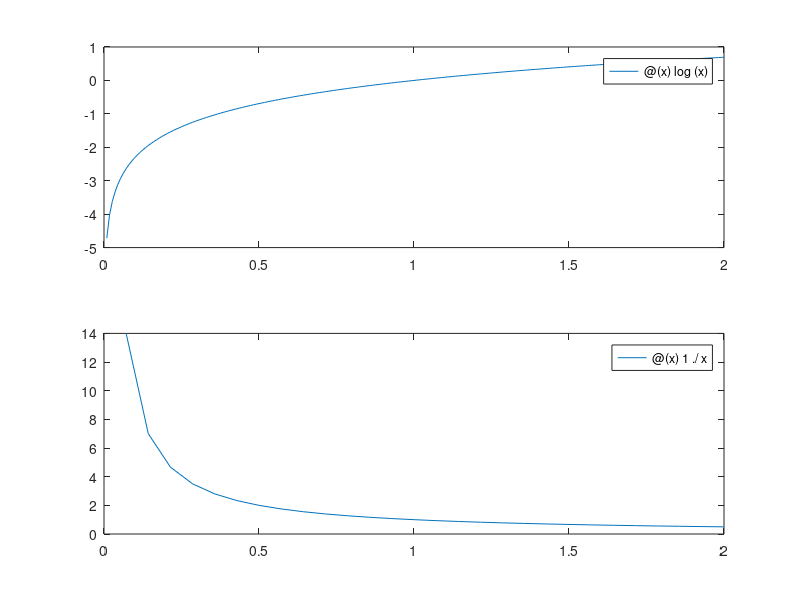

This chart was generated by the following MATLAB code:
% fn_properties.m
% A short demo of some properties of some functions
% MATLAB course 2008
% peter.gruber@lu.unisi.ch

f=@(x)x.^2      % Vector-compatible function
fp=@(x)2*x      % first derivative
subplot(2,1,1)
fplot(f,[-2 2]) % Plot  function
subplot(2,1,2)
fplot(fp,[-2 2]) % Plot derivative
grid

%%
g=@(x)exp(x)    % function
gp=@(x)exp(x)   % derivative
subplot(2,1,1)
fplot(g,[-2 2]) % Plot  function
subplot(2,1,2)
fplot(gp,[-2 2]) % Plot derivative

%%
h=@(x)log(x);
hp=@(x)1./x;
subplot(2,1,1)
fplot(h,[0 2]) % Plot  function
subplot(2,1,2)
fplot(hp,[0 2]) % Plot derivative



